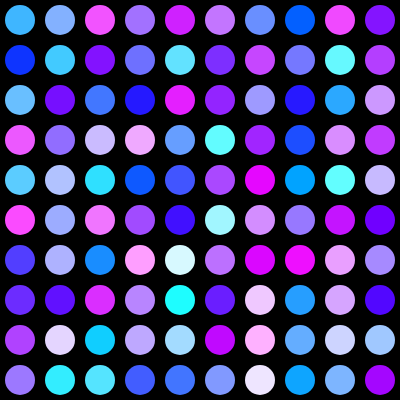
Frame 1 (no input)
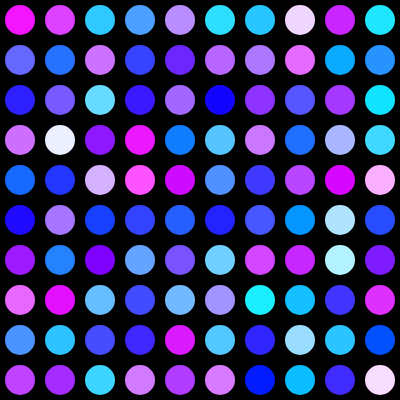
Frame 60 (no input)
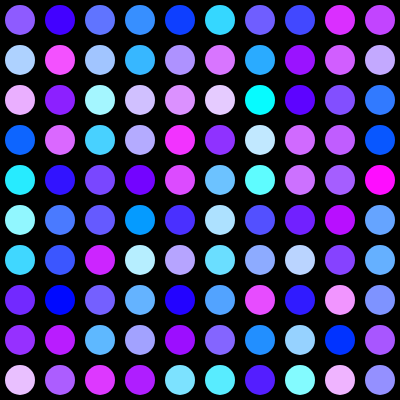
Frame 120 (the mouse pressed at the canvas centre since frame 60)

The p5.js sketch that drew these frames (run headless with seeded random() and noise() and a simulated clock; from frame 60 on, the mouse is pressed at the canvas centre):

// p5.js sketch
// ── sketch.js
const width = 400
const height = 400
const cols = 10
const rows = 10 
const size = 40
let grid;


function setup() {
  createCanvas(width, height);
}

function draw() {
  background(0);
  showGrid()
}

function showGrid() {
  makeGrid()
  for (let i = 0; i < rows; i++) {
    for (let j = 0; j < cols; j++){
      grid[i][j].showCirc()
    }
  }
}

function makeGrid() {
  grid = new Array(rows)
  for (let i = 0; i < rows; i++) {
    grid[i] = new Array(cols)
    for (let j = 0; j < cols; j++) {
      grid[i][j] = new Cell(i * size,j * size, size, floor(random(0, 255)))
    }
  }
}

//assign the make2darray to a variable 
//in another forloop assign each var[i][j] a new Instance of the class
// ── Cell.js
class Cell {
  constructor(x,y, size, rColor) {
    this.x = x;
    this.y = y
    this.size = size
    this.rColor = rColor
  }
  printCoor() {
    console.log(this.x,this.y);
  }
  showRect() {
    fill(255, 0, 0)
    strokeWeight(0)
    rect(this.x, this.y, this.size, this.size)
  }

  showCirc() {
    let rand = floor(random(0,255))
    fill(rand, this.rColor, 255)
    strokeWeight(0)
    ellipse(this.x + (size / 2), this.y + (size / 2), this.size-10, this.size-10)
  }
}
